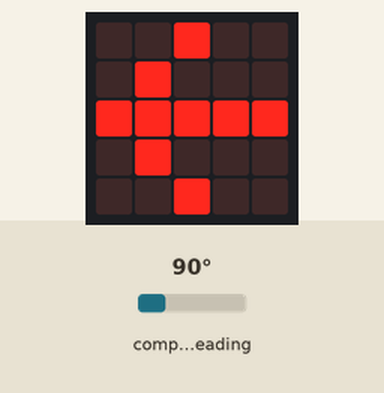
Bench run of a program on a simulated Calliope mini (MakeCode). Shown: the board's 5×5 LED display. Inputs (shaded band) come from the test bench; at power-on: compass heading 90°. The compass is already calibrated.

Above: at 1.2 s.
1.3 s: compass heading set to 7°
At 2.2 s:
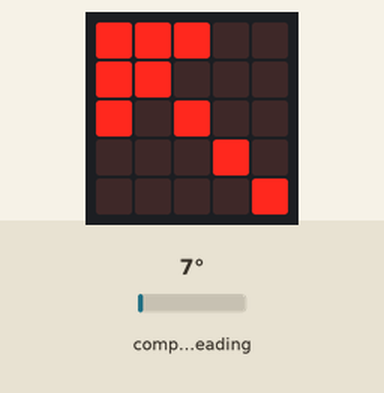
3.3 s: compass heading set to 180°
At 4.6 s:
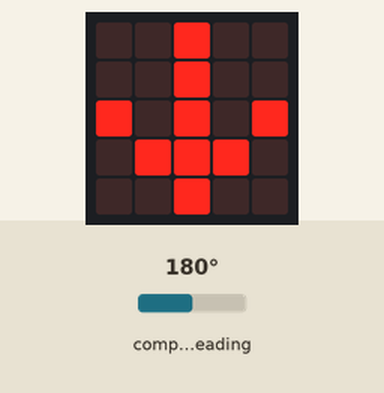
5.2 s: compass heading set to 269°
At 6.7 s:
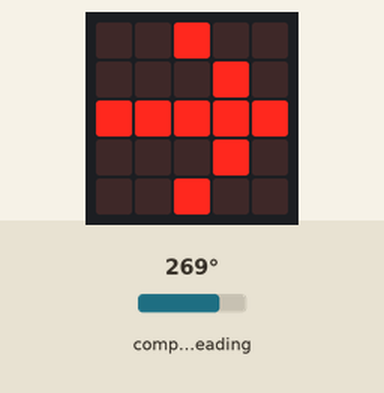
7.0 s: compass heading set to 352°
At 8.2 s:
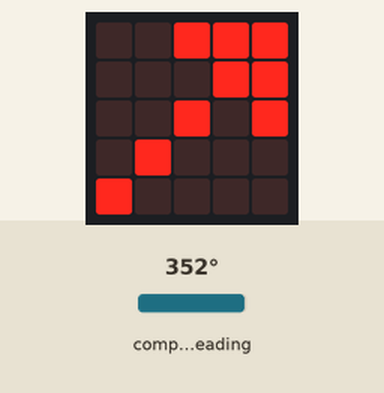
8.9 s: compass heading set to 1°
At 10.5 s:
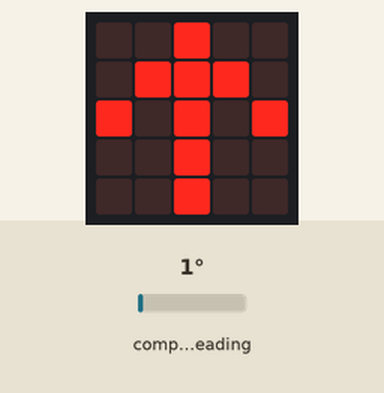
10.8 s: compass heading set to 90°
At 11.8 s:
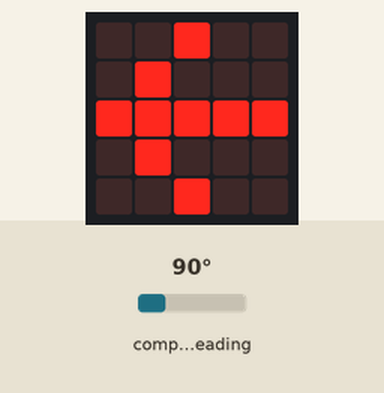
Timing chart, 0 to 13.6 s (numbered marks = the images above; inputs shaded):
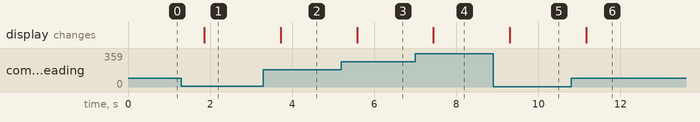

Measured:
- after the input at 1.3 s, the display: changes after 0.56 s (image 1)
- after the input at 3.3 s, the display: changes after 0.42 s (image 2)
- after the input at 5.2 s, the display: changes after 0.38 s (image 3)
- after the input at 7.0 s, the display: changes after 0.44 s (image 4)
- after the input at 8.9 s, the display: changes after 0.40 s (image 5)
- after the input at 10.8 s, the display: changes after 0.36 s (image 6)

The program:

main.ts
```typescript
let Grad = 0
basic.forever(function () {
    Grad = input.compassHeading()
    if (Grad < 45 || Grad > 315) {
        if (Grad > 5 && Grad < 45) {
            basic.showIcon(IconNames.ArrowNorthWest)
        } else if (Grad < 355 && Grad > 315) {
            basic.showIcon(IconNames.ArrowNorthEast)
        } else {
            basic.showIcon(IconNames.ArrowNorth)
        }
    } else if (Grad < 135) {
        basic.showIcon(IconNames.ArrowWest)
    } else if (Grad < 225) {
        basic.showIcon(IconNames.ArrowSouth)
    } else {
        basic.showIcon(IconNames.ArrowEast)
    }
})
```

test.ts
```typescript
// Hier kann man Tests durchführen; diese Datei wird nicht kompiliert, wenn dieses Paket als Erweiterung verwendet wird.
```
